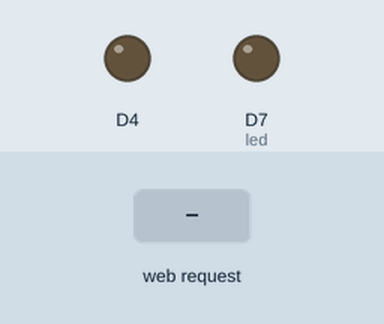
Recording of a sketch running on a simulated ESP8266 (NodeMCU). Parts: output pins drawn as LEDs (lit = HIGH). Inputs (shaded band) come from the test bench. WiFi joins after 1.5 s; servers stay silent unless stated; what the sketch prints to the serial monitor is not drawn.

Above: at 2.7 s.
2.8 s: HTTP request GET /on received
At 4.0 s:
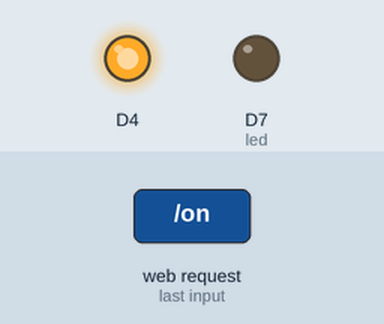
4.3 s: HTTP request GET /off received
At 5.1 s:
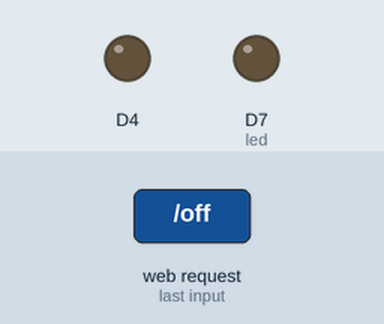
5.8 s: HTTP request GET /toggle received
At 6.3 s:
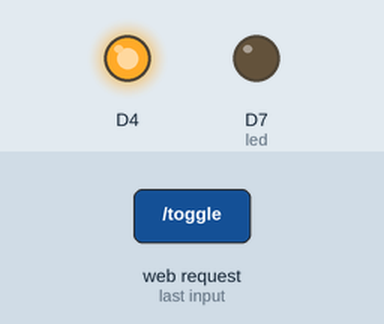
Timing chart, 0 to 32.3 s (numbered marks = the images above; inputs shaded):
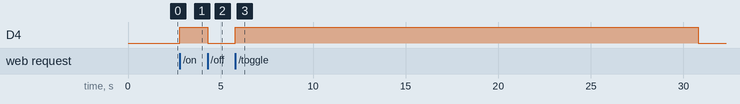

The sketch:

BuildBreakDetector.ino
```cpp
// (licence header left out)
/* Modification of AdvancedWebServer Example for Build Break Light -- Scott Bennett, Nov 2021 */

#include <ESP8266WiFi.h>
#include <WiFiClient.h>
#include <WiFiClientSecure.h>
#include <ESP8266WebServer.h>
#include <ESP8266HTTPClient.h>
#include <ESP8266mDNS.h>
#include "config.h"

const char *ssid = STASSID;
const char *password = STAPSK;

const char* host = BUILD_HOST;
const char* fingerprint = BUILD_FINGERPRINT;

ESP8266WebServer server(80);

const int led = 13;
int lightOn=0; //state variable for whether lamp is on
unsigned long lastBuildCheck=millis(); //last time we checked the build(s)
int numBuilds=2;
char* builds[2] = {"qbot-reports-test","qbot-reports-staging"};
char *failedBuild;
char statusMessage[1024];

//turn on the light and echo status
void turnOn() {
  digitalWrite(D4,1);
  server.send(200,"text/plain","on");
  lightOn=1;
}

//turn off the light and echo status
void turnOff() {
  digitalWrite(D4,0);
  server.send(200,"text/plain","off");
  lightOn=0;
}

//turn on the light and don't echo status
void autoOn() {
  digitalWrite(D4,1);
  lightOn=1;
}

//turn off the light and don't echo status
void autoOff() {
  digitalWrite(D4,0);
  lightOn=0;
}

//toggle light state and echo status
void toggle() {
  if (lightOn==1) {
    turnOff();
  } else {
    turnOn();
  }
}

//check builds
void checkBuilds() {
  boolean fail=false;
  for(int i=0;i<numBuilds;i++) {
    if (!checkBuild(builds[i])) {
       fail=true;
       failedBuild=builds[i];
    }
  }
  if (fail) {
      autoOn();
      Serial.print(failedBuild);
      Serial.print(" ");
      Serial.println("FAILURE");
      statusMessage[0]=0;
      strcat(statusMessage,"Build ");
      strcat(statusMessage,failedBuild);
      strcat(statusMessage," Failed!");
  } else {
      autoOff();
      Serial.println("SUCCESS");
      statusMessage[0]=0;
      strcat(statusMessage,"All Builds OK");
  }
}

//check a build
boolean checkBuild(char *buildName) {
  WiFiClientSecure client;
  HTTPClient http;
  client.setFingerprint(fingerprint);
  if (!client.connect(host,443)) {
    Serial.println("connection failed");
    return(false);
  }
  char str[1024]="\0";
  strcat(str,"https://");
  strcat(str,BUILD_HOST);
  strcat(str,"/job/");
  strcat(str,buildName);
  strcat(str,"/lastBuild/api/json");
  http.begin(client,str);
  http.addHeader("Authorization",BUILD_AUTH);
  int httpCode = http.GET();
  boolean result=true;
  if (httpCode>0) {
    if (http.getString().indexOf("FAILURE")>-1) {
      result=false;
    }
  } else {
    Serial.println(httpCode);
  }
  http.end();
  return(result);
}

void handleRoot() {
  digitalWrite(led, 1);
  char temp[400];
  int sec = millis() / 1000;
  int min = sec / 60;
  int hr = min / 60;

  snprintf(temp, 400,

           "<html>\
  <head>\
    <meta http-equiv='refresh' content='5'/>\
    <title>ESP8266 Demo</title>\
    <style>\
      body { background-color: #cccccc; font-family: Arial, Helvetica, Sans-Serif; Color: #000088; }\
    </style>\
  </head>\
  <body>\
    <h1>Build Break Detector</h1>\
    <p>Uptime: %02d:%02d:%02d</p>\
    <p>Status: %s</p>\
  </body>\
</html>",
           hr, min % 60, sec % 60, statusMessage
          );
  server.send(200, "text/html", temp);
  digitalWrite(led, 0);
}

void handleNotFound() {
  digitalWrite(led, 1);
  String message = "File Not Found\n\n";
  message += "URI: ";
  message += server.uri();
  message += "\nMethod: ";
  message += (server.method() == HTTP_GET) ? "GET" : "POST";
  message += "\nArguments: ";
  message += server.args();
  message += "\n";

  for (uint8_t i = 0; i < server.args(); i++) {
    message += " " + server.argName(i) + ": " + server.arg(i) + "\n";
  }

  server.send(404, "text/plain", message);
  digitalWrite(led, 0);
}

void setup(void) {
  pinMode(led, OUTPUT);
  pinMode(D4,OUTPUT);
  digitalWrite(led, 0);
  digitalWrite(D4,0);
  Serial.begin(115200);
  WiFi.mode(WIFI_STA);
  WiFi.begin(ssid, password);
  Serial.println("");

  // Wait for connection
  while (WiFi.status() != WL_CONNECTED) {
    delay(500);
    Serial.print(".");
  }

  Serial.println("");
  Serial.print("Connected to ");
  Serial.println(ssid);
  Serial.print("IP address: ");
  Serial.println(WiFi.localIP());

  if (MDNS.begin("redlight")) {
    Serial.println("MDNS responder started");
  }

  server.on("/", handleRoot);
  server.on("/on",turnOn);
  server.on("/off",turnOff);
  server.on("/toggle",toggle);
  server.on("/checkBuilds",checkBuilds);
  server.on("/inline", []() {
    server.send(200, "text/plain", "this works as well");
  });
  server.onNotFound(handleNotFound);
  server.begin();
  Serial.println("HTTP server started");
}

void loop(void) {
  server.handleClient();
  MDNS.update();
  if ((millis()-lastBuildCheck)>30000) {
      checkBuilds();
      lastBuildCheck=millis();
  }
}
```

config.h
```cpp
#ifndef STASSID
#define STASSID "yourssid"
#define STAPSK  "yourpwd"
#endif

#define BUILD_HOST "yourjenkinsserver"
#define BUILD_FINGERPRINT "yourserverfingerprint"
#define BUILD_AUTH "Basic basicauthtoken"
```

Measured:
- after the input at 2.8 s, D4: LOW → HIGH at once
- after the input at 4.3 s, D4: HIGH → LOW at once
- after the input at 5.8 s, D4: LOW → HIGH at once, → LOW 25.0 s later
